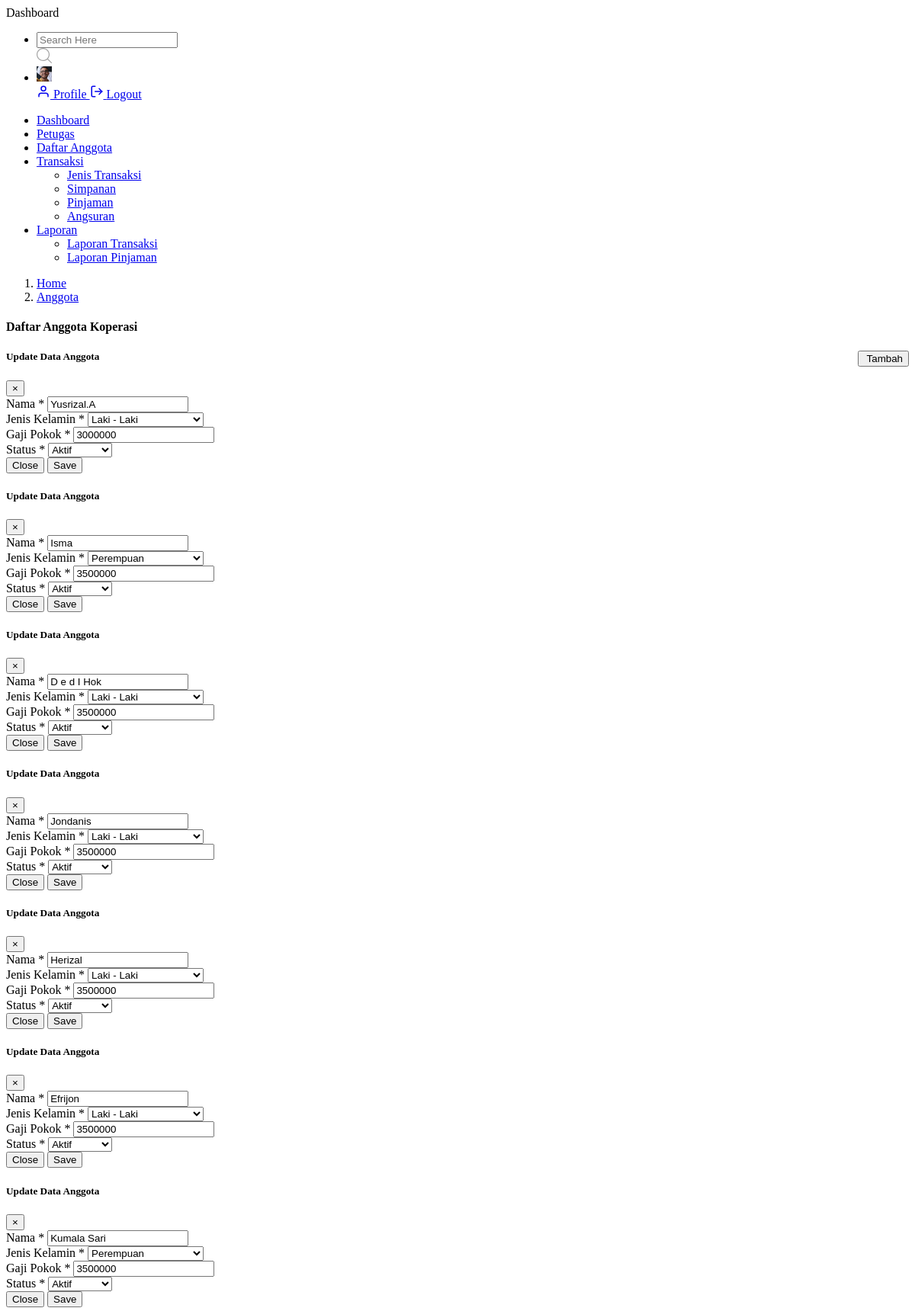
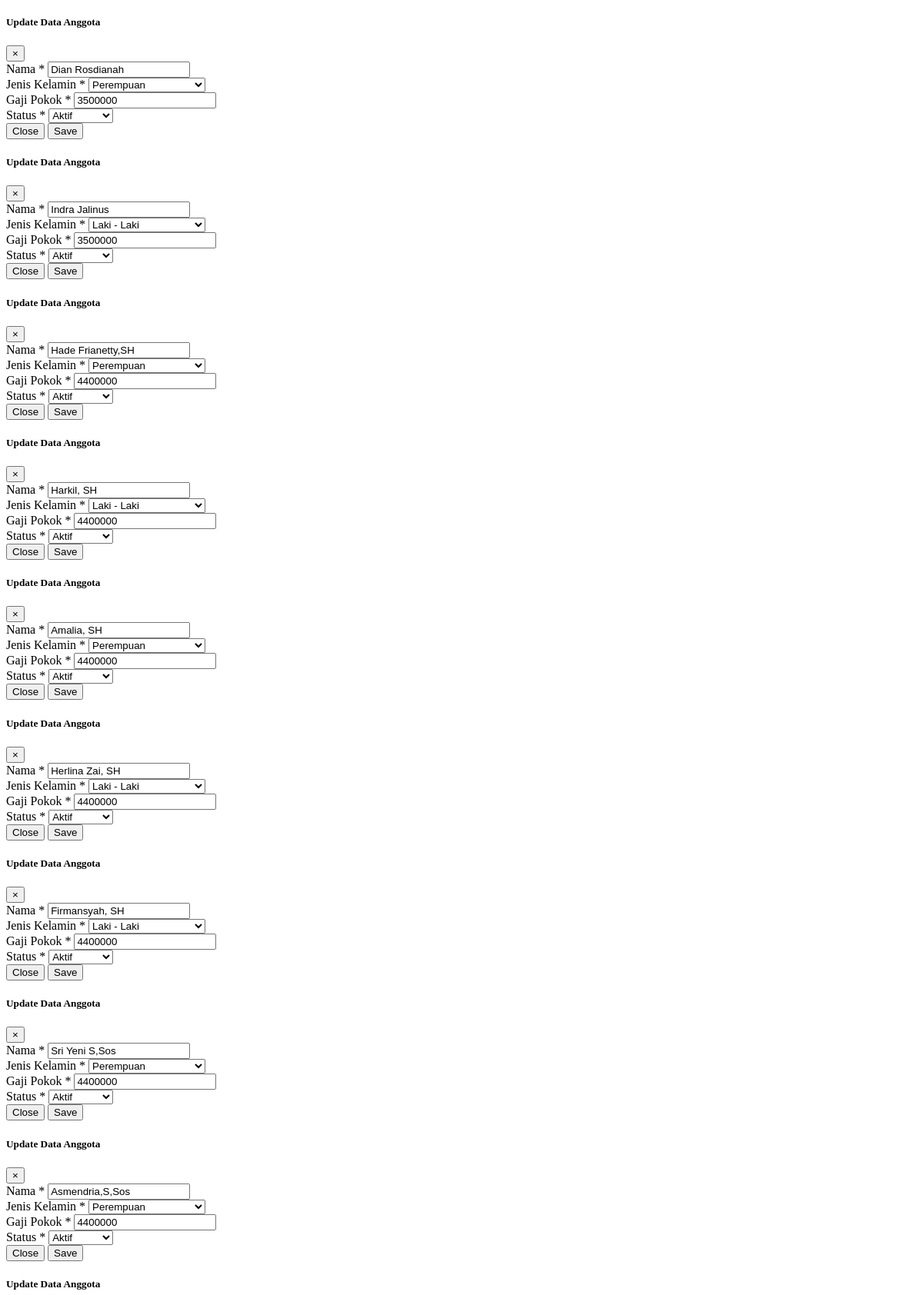
/index.php?p=module/anggota/index (signed in, upper part), run on the app's committed database (2 pictures, top to bottom).
### tables this page shows
CREATE TABLE `anggota` (
  `anggota_id` int NOT NULL,
  `unique_id` int NOT NULL,
  `nama` varchar(100) NOT NULL,
  `jenis_kelamin` enum('L','P') NOT NULL,
  `gaji` double NOT NULL,
  `status` int NOT NULL
);

### module/anggota/index.php (the view, shortened to what this page needs)
<div class="content-body">
    <div class="container-fluid">
        <div class="page-titles">
            <ol class="breadcrumb">
                <li class="breadcrumb-item"><a href="javascript:void(0)">Home</a></li>
                <li class="breadcrumb-item active"><a href="javascript:void(0)">Anggota</a></li>
            </ol>
        </div>
        <div class="row">
            <div class="col-12">
                <div class="card">
                    <div class="card-header">
                        <h4 class="card-title">Daftar Anggota Koperasi</h4>
                        <button class="btn btn-primary m-b-15" type="button" data-toggle="modal" data-target="#exampleModal" style="float: right;">
                            <i class="icon wb-plus" aria-hidden="true"></i> Tambah
                        </button>
                    </div>
                    <div class="card-body">
                        <div class="table-responsive">
                            <table id="example" class="display">
                                <tbody>
                                    <?php
                                    $ambil = $koneksi->query("SELECT * FROM anggota a JOIN status b ON a.status = b.status_id ORDER BY a.anggota_id DESC");
                                    foreach ($ambil as $no => $row) :
                                    ?>
                                        <div class="modal fade" id="edit<?= $row['anggota_id'] ?>" data-backdrop="static" tabindex="-1" role="dialog" aria-labelledby="editLabel" aria-hidden="true">
                                            <div class="modal-dialog" role="document">
                                                <div class="modal-content">
                                                    <div class="modal-header">
                                                        <h5 class="modal-title" id="editLabel">Update Data Anggota</h5>
                                                        <button class="close" type="button" data-dismiss="modal" aria-label="Close"><span aria-hidden="true">×</span></button>
                                                    </div>
                                                    <?php
                                                    $id = $row['anggota_id'];
                                                    $select = $koneksi->query("SELECT * FROM anggota a JOIN status b ON a.status  = b.status_id WHERE a.anggota_id = '$id'");
                                                    $pecah = $select->fetch_assoc();
                                                    ?>
                                                    <div class="modal-body">
                                                        <form action="module/anggota/aksi_edit.php" method="POST">
                                                            <div class="row">
                                                                <div class="mb-3 col-md-12 col-sm-12">
                                                                    <label class="form-label">Nama</label>
                                                                    <span class="text-danger">*</span>
                                                                    <input class="form-control" name="nama" value="<?= $pecah['nama'] ?>" type="text" autocomplete="off" placeholder="Nama Lengkap" autofocus>
                                                                </div>
                                                                <div class="mb-3 col-md-12 col-sm-12">
                                                                    <label class="form-label">Jenis Kelamin</label>
                                                                    <span class="text-danger">*</span>
                                                                    <select name="jekel" class="form-control">
                                                                        <option value="L" <?php
                                                                                            if ($pecah['jenis_kelamin'] == 'L') {
                                                                                                echo 'selected="selected"';
                                                                                            }
                                                                                            ?>>Laki - Laki</option>
                                                                        <option value="P" <?php
                                                                                            if ($pecah['jenis_kelamin'] == 'P') {
                                                                                                echo 'selected="selected"';
                                                                                            }
                                                                                            ?>>Perempuan</option>
                                                                    </select>
                                                                </div>
                                                                <div class="mb-3 col-md-12 col-sm-12">
                                                                    <label class="form-label">Gaji Pokok</label>
                                                                    <span class="text-danger">*</span>
                                                                    <input class="form-control" name="gaji" type="number" value="<?= $pecah['gaji'] ?>" placeholder="Gaji Pokok">
                                                                </div>
                                                                <div class="mb-3 col-md-12 col-sm-12">
                                                                    <label class="form-label">Status</label>
                                                                    <span class="text-danger">*</span>
                                                                    <?php $akses = $koneksi->query("SELECT * FROM status"); ?>
                                                                    <select name="status" class="form-control">;
                                                                        <?php foreach ($akses as $value) : ?>
                                                                            <option value="<?= $value['status_id'] ?>" <?php
                                                                                                                        if ($value['status_id'] == $row['status_id']) {
                                                                                                                            echo 'selected="selected"';
                                                                                                                        }
                                                                                                                        ?>>
                                                                                <?php echo $value['status_name']; ?>
                                                                            </option>
                                                                        <?php endforeach ?>
                                                                    </select>
                                                                </div>
                                                            </div>
                                                            <div class="modal-footer no-bd">
                                                                <button class="btn btn-warning btn-md" type="button" data-dismiss="modal">Close</button>
                                                                <button class="btn btn-success btn-md" type="submit" name="update">Save</button>
                                                            </div>
                                                        </form>
                                                    </div>
                                                </div>
                                            </div>
                                        </div>
                                    <?php endforeach ?>
                                </tbody>
                            </table>
                        </div>
                    </div>
                </div>
            </div>
        </div>
    </div>
</div>

### data on the page
anggota: nama "Yusrizal.A", jekel "Laki - Laki", gaji "3000000"
anggota: nama "Isma", jekel "Perempuan", gaji "3500000"
anggota: nama "D e d I Hok", jekel "Laki - Laki", gaji "3500000"
anggota: nama "Jondanis", jekel "Laki - Laki", gaji "3500000"
anggota: nama "Herizal", jekel "Laki - Laki", gaji "3500000"
anggota: nama "Efrijon", jekel "Laki - Laki", gaji "3500000"
anggota: nama "Kumala Sari", jekel "Perempuan", gaji "3500000"
anggota: nama "Dian Rosdianah", jekel "Perempuan", gaji "3500000"
anggota: nama "Indra Jalinus", jekel "Laki - Laki", gaji "3500000"
anggota: nama "Hade Frianetty,SH", jekel "Perempuan", gaji "4400000"
anggota: nama "Harkil, SH", jekel "Laki - Laki", gaji "4400000"
anggota: nama "Amalia, SH", jekel "Perempuan", gaji "4400000"
anggota: nama "Herlina Zai, SH", jekel "Laki - Laki", gaji "4400000"
anggota: nama "Firmansyah, SH", jekel "Laki - Laki", gaji "4400000"
anggota: nama "Sri Yeni S,Sos", jekel "Perempuan", gaji "4400000"
anggota: nama "Asmendria,S,Sos", jekel "Perempuan", gaji "4400000"

### other printed values
form field status "Aktif"
